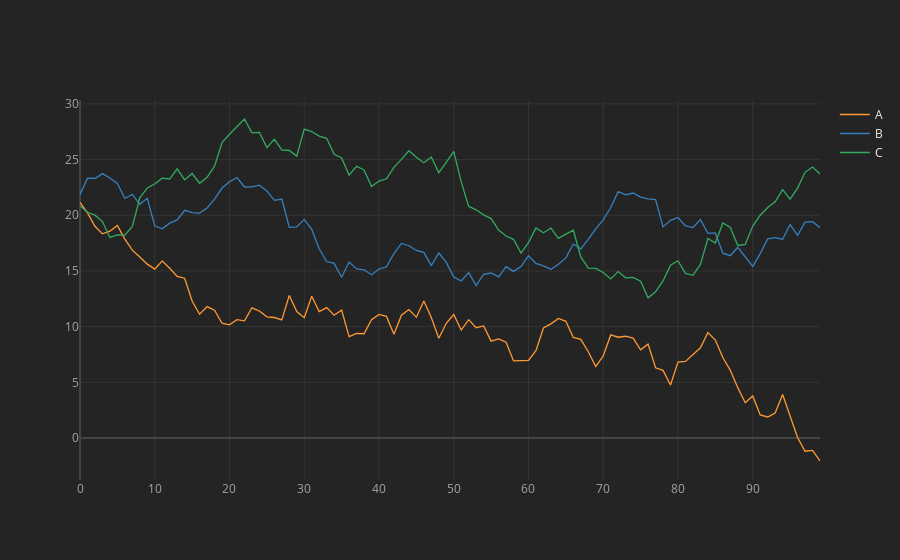

Notebook source saved alongside this figure:
### Markdown cell above
# Line Plot

### Code cell
df.iplot()
